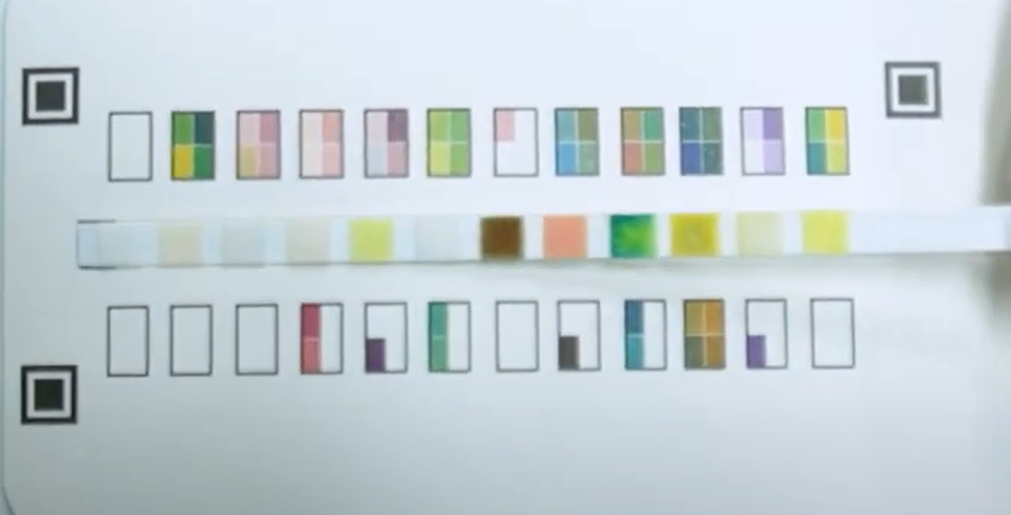
#> input picture basic_color/test_strip.jpg, 1011 x 515 px, found by its file name
$ python step_1_and_2.py
#> lines starting #> are read from the running program, lines starting #| are printed output that depends on the picture; after the words box and inside, x2 and y2 are one past the last pixel; in counts of white or black regions, pixels touching at a corner belong together
# step_1_and_2.py

import cv2
import numpy as np

# --- [1단계] 표준화 ---
image_filename = "test_strip.jpg"
image = cv2.imread(image_filename)
#> image is the input picture: shape (515, 1011, 3); mean B, G, R 212.9, 208.7, 197.5

if image is None:
    print(f"'{image_filename}' 이미지를 찾을 수 없습니다.")
else:
    pts_src_chart = np.array([
        [50, 93],   # 왼쪽 위
        [913, 90],  # 오른쪽 위
        [918, 386],  # 오른쪽 아래
        [47, 392]    # 왼쪽 아래
    ], dtype=np.float32)

    # (자동 비율 계산 로직)
    (tl, tr, br, bl) = pts_src_chart
    width_top = np.linalg.norm(tr - tl); width_bottom = np.linalg.norm(br - bl)
    max_width = int(max(width_top, width_bottom))
    height_left = np.linalg.norm(bl - tl); height_right = np.linalg.norm(br - tr)
    max_height = int(max(height_left, height_right))
    aspect_ratio = max_height / max_width
    width = 600
    height = int(width * aspect_ratio)
    pts_dst = np.array([[0, 0], [width - 1, 0], [width - 1, height - 1], [0, height - 1]], dtype=np.float32)

    print(f"표준화 이미지 크기: w={width}, h={height}")

    matrix = cv2.getPerspectiveTransform(pts_src_chart, pts_dst)
    image_warped = cv2.warpPerspective(image, matrix, (width, height))
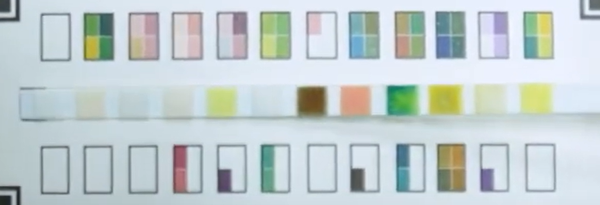
#> image_warped: shape (205, 600, 3); mean B, G, R 207.8, 206.7, 195.3

    # --- [2단계] '기준 팔레트' 위치 찾기 ---

    # 5단계 (전처리)
    gray = cv2.cvtColor(image_warped, cv2.COLOR_BGR2GRAY)
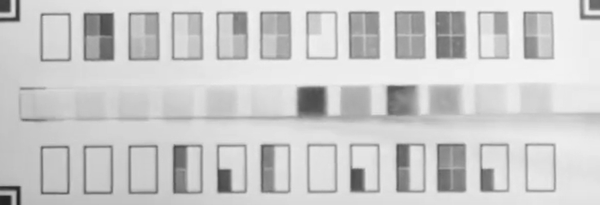
#> gray: shape (205, 600); min 33, max 247, mean 203.4
    thresh = cv2.adaptiveThreshold(gray, 255,
                                    cv2.ADAPTIVE_THRESH_GAUSSIAN_C,
                                    cv2.THRESH_BINARY_INV,
                                    15, 4)
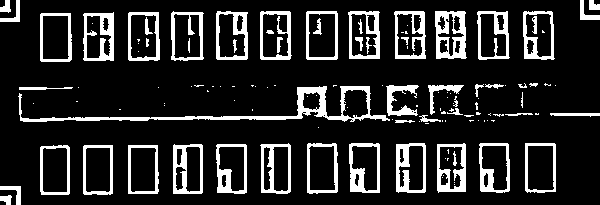
#> thresh: shape (205, 600); 15.6% white; 129 white regions (71 under 20 px)

    # 6단계 (경계 검출)
    contours, hierarchy = cv2.findContours(thresh, cv2.RETR_EXTERNAL, cv2.CHAIN_APPROX_SIMPLE)
#> contours = 96 contours, 55 with area under 20; largest, box (x1, y1, x2, y2) and area: (18, 86, 390, 122) 2474, (306, 11, 338, 60) 1485, (40, 13, 72, 62) 1462, (128, 12, 160, 61) 1454, (171, 11, 204, 61) 1452
    print(f"총 {len(contours)}개의 물체(경계)를 찾았습니다.")
#| 총 96개의 물체(경계)를 찾았습니다.

    # 7단계 (팔레트 필터링)
    image_debug = image_warped.copy()

    print("\n--- [디버깅] 감지된 모든 물체 (필터링 전) ---")
    print("x, y, w(너비), h(높이)")

    for cnt in contours:
        x, y, w, h = cv2.boundingRect(cnt)

        # (★ 필터 1: 크기 필터) - 팔레트/스틱과 비슷한 크기만
        # (w=15~50, h=15~70)
        is_pad_or_palette_shape = (w > 15) and (h > 15) and (w < 50) and (h < 70)

        if is_pad_or_palette_shape:
            # (필터 통과) 파란색 사각형 그리기
            cv2.rectangle(image_debug, (x, y), (x + w, y + h), (255, 0, 0), 2) # 파란색
            # ★ 디버깅을 위해 '모든' 검출된 객체 정보 출력
            print(f"x={x}, y={y}, w={w}, h={h}")
#> this loop made 96 passes
#> (x, y, w, h, is_pad_or_palette_shape) on passes 1 to 12: (0, 195, 12, 10, False), (0, 186, 21, 19, True), (128, 145, 31, 49, True), (83, 145, 30, 50, True), (40, 145, 30, 50, True), (216, 144, 31, 50, True), (173, 144, 30, 50, True), (525, 143, 31, 50, True), (479, 143, 31, 50, True), (437, 143, 29, 50, True), (396, 143, 30, 50, True), (349, 143, 31, 50, True)
#> (cnt, x, y, w, h, is_pad_or_palette_shape) on passes 16, 18, 20, 22, 23, 24: ([[425, 123], [428, 123]], 425, 123, 4, 1, False), ([[491, 120], [492, 120], [493, 121], [494, 120]], 491, 120, 4, 2, False), ([[484, 120], [484, 121]], 484, 120, 1, 2, False), ([[469, 120], [470, 121], [471, 120], [473, 120]], 469, 120, 5, 2, False), ([[445, 120], [445, 121]], 445, 120, 1, 2, False), ([[442, 120], [442, 121]], 442, 120, 1, 2, False)
#| x=0, y=186, w=21, h=19
#| x=128, y=145, w=31, h=49
#| x=83, y=145, w=30, h=50
#| x=40, y=145, w=30, h=50
#| x=216, y=144, w=31, h=50
#| x=173, y=144, w=30, h=50
#| x=525, y=143, w=31, h=50
#| x=479, y=143, w=31, h=50
#> (further printed lines are left out)
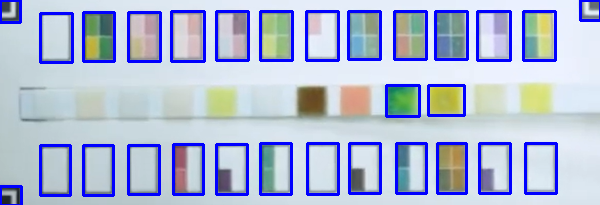
#> image_debug: shape (205, 600, 3); 10.45% of pixels changed, all inside (x1, y1, x2, y2) = (0, 0, 600, 205)

    print(f"\n총 {len(contours)}개의 물체 중 '유효한 크기'의 객체를 모두 찾았습니다.")
#| 총 96개의 물체 중 '유효한 크기'의 객체를 모두 찾았습니다.

    # 8단계 (결과 보여주기)
    cv2.imshow("Step 1 & 2: Finding Baseline Palettes", image_debug)
    cv2.waitKey(0)
    cv2.destroyAllWindows()

$ run again, with basic_color/test_kit.png saved as basic_color/test_strip.jpg
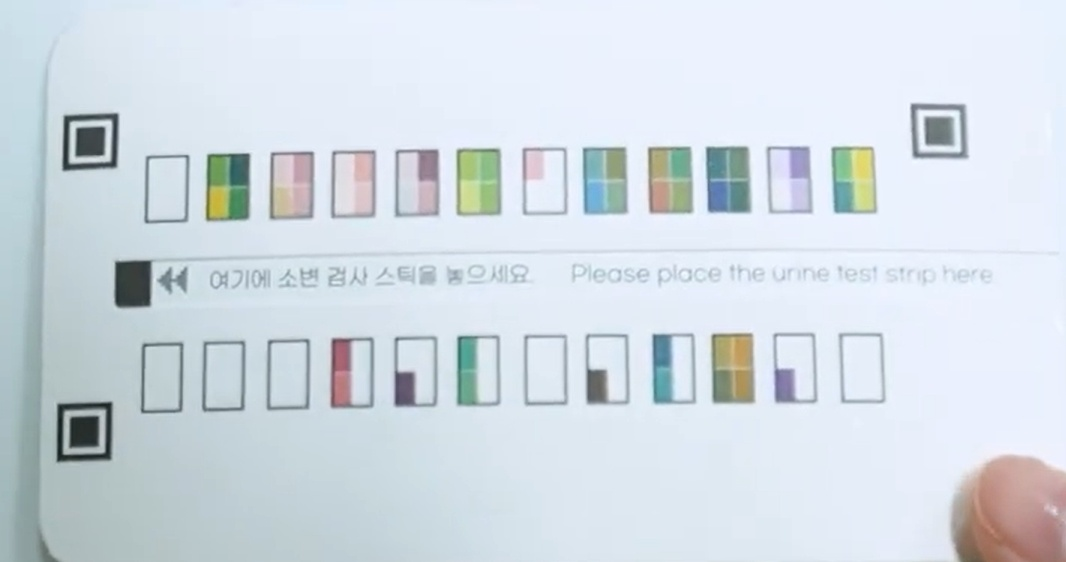
#> input picture basic_color/test_kit.png, 1066 x 562 px, found by its file name
#> image is the input picture: shape (562, 1066, 3); mean B, G, R 227.8, 220.1, 210.6
#> `thresh = cv2.adaptiveThreshold(gray, 255, cv2.ADAPTIVE_THRESH_GAUSSIAN..`:
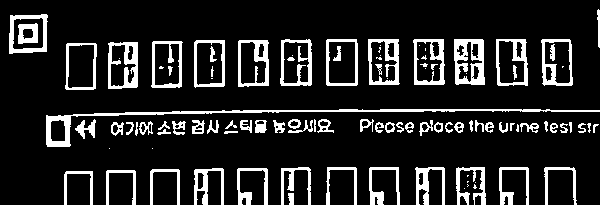
#> thresh: shape (205, 600); 14.2% white; 104 white regions (25 under 20 px)
#> contours = 78 contours, 18 with area under 20; largest, box (x1, y1, x2, y2) and area: (46, 109, 600, 147) 1475, (326, 39, 358, 86) 1421, (194, 40, 225, 88) 1378, (280, 39, 312, 86) 1352, (496, 39, 528, 86) 1350
#| 총 78개의 물체(경계)를 찾았습니다.
#> the loop `for cnt in contours:` made 78 passes
#> (x, y, w, h, is_pad_or_palette_shape) on passes 1, 2, 3, 5, 8, 9, 10, 11: (288, 193, 6, 12, False), (464, 188, 1, 1, False), (473, 184, 4, 5, False), (475, 182, 1, 1, False), (64, 171, 29, 34, True), (106, 170, 30, 35, True), (150, 169, 30, 36, True), (237, 168, 31, 37, True)
#> (printed output is left out)
#> after the loop `for cnt in contours:`:
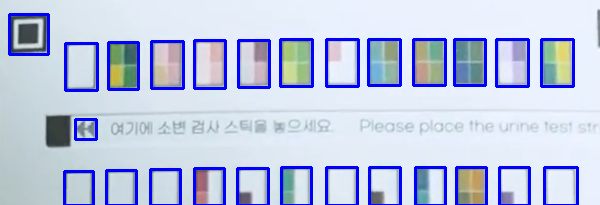
#> image_debug: shape (205, 600, 3); mean B, G, R 228.3, 200.8, 191.4
#| 총 78개의 물체 중 '유효한 크기'의 객체를 모두 찾았습니다.
